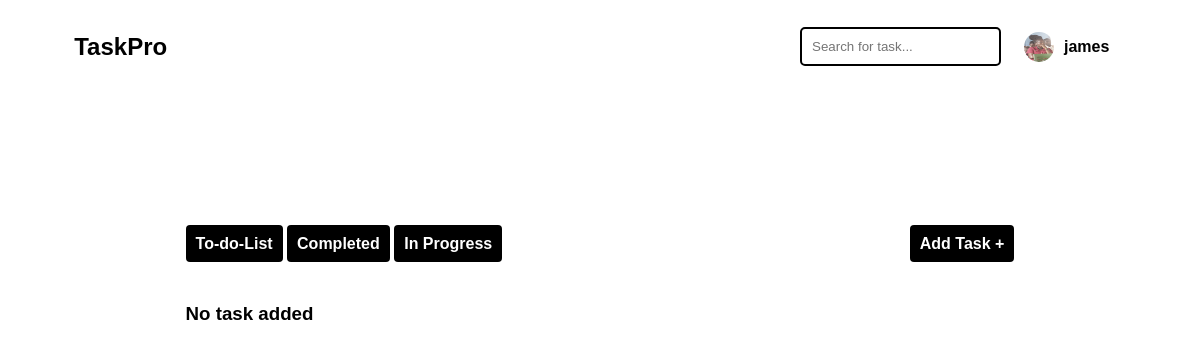
Before: / (signed in) with the older database file.
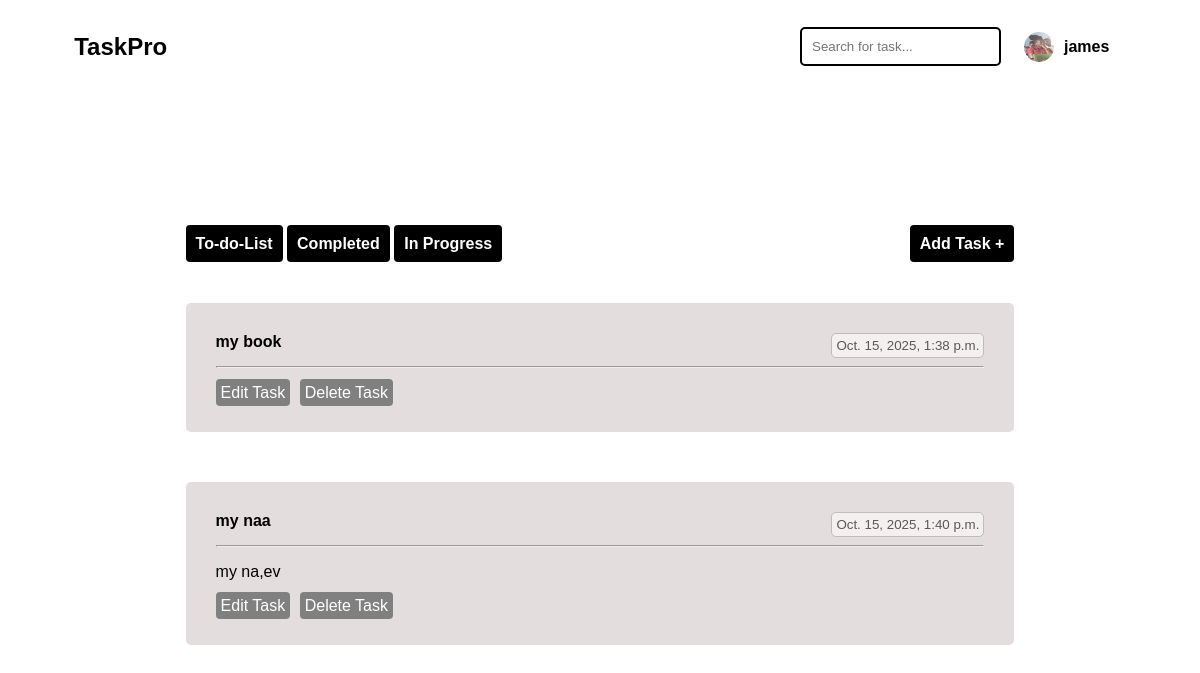
After: the same page with the newer database file.
### task_app/models.py (models this page shows, shortened)
class Task(models.Model):
    user = models.ForeignKey(User, on_delete=models.CASCADE, null=True, blank=True)
    title = models.CharField(max_length=200)
    tasks = models.TextField(max_length=300)
    date_created = models.DateTimeField(auto_now_add=True)
    completed = models.BooleanField(default=False)

### task_app/views.py (the view)
# urls.py: 2. Add a URL to urlpatterns:  path('', views.home, name='home')
def home(request):
    tasks = []
    if request.user.is_authenticated:
        tasks = Task.objects.filter(user=request.user)
    return render(request, 'home.html', {'tasks': tasks})

### templates/home.html (shortened to what this page needs)
{% include 'navbar.html'%}
{% load static %}
<!DOCTYPE html>
<html lang="en">
<head>
    <link rel="stylesheet" href="{% static 'css/style.css'%}">
</head>
<body>
    <main>
        <div class="task_page">
            <div class="side_bar">
                <div class="container">
                    <a href="{% url 'home' %}" id="todolist">To-do-List</a>
                    <a href="{% url 'completed' %}" id="completed">Completed</a>
                    <a href="" id="progress">In Progress</a>
                </div>
                <div class="task_add">
                    <a href="{% url 'addtask' %}">Add Task +</a>
                </div>
            </div>
            <div class="main">
                        {% for task in tasks %}
                            <div class="pages">
                                <div class="task">
                                    <div class="top">
                                        <div class="title">
                                            <strong>{{ task.title}}</strong><br>
                                        </div>
                                        <div class="time">
                                            <small>{{ task.date_created }}</small>
                                        </div>
                                    </div>
                                    <hr>
                                    <p>{{ task.tasks }}</p>
                                    <div class="container">
                                        <div>
                                            <a href="">Edit Task</a>
                                            <a href="{% url 'delete_task' task.id%}">Delete Task</a>
                                        </div>
                                    </div>
                                </div>
                            </div>
                        {% empty %}
                            <h3>No task added</h3>
                        {% endfor %}
            </div>
        </div>
    </main>
</body>
</html>

Changed rows visible on the page:
added Task: title "my book", date_created "Oct. 15, 2025, 1:38 p.m."
added Task: title "my naa", date_created "Oct. 15, 2025, 1:40 p.m.", tasks "my na,ev"
Other visible differences:
text no longer shown: "No task added"
